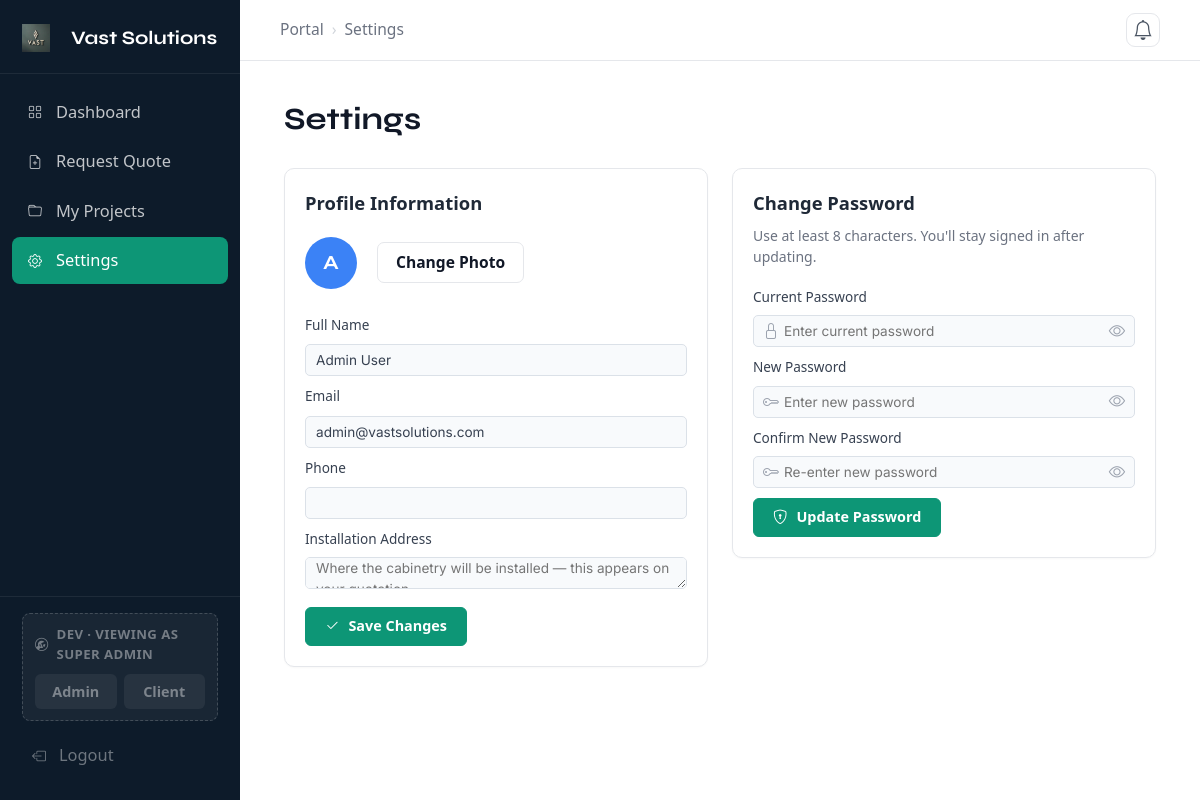
Page /user-dashboard/settings.php on the committed database.
### tables this page shows
CREATE TABLE `company_settings` (
  `id`               TINYINT UNSIGNED NOT NULL DEFAULT 1,
  `company_name`     VARCHAR(150) DEFAULT 'Vast Solutions',
  `tagline`          VARCHAR(255) DEFAULT NULL,
  `email`            VARCHAR(150) DEFAULT NULL,
  `contact_number`   VARCHAR(40)  DEFAULT NULL,
  `address`          VARCHAR(255) DEFAULT NULL,
  `logo_path`        VARCHAR(255) DEFAULT NULL,
  `web_email`        VARCHAR(150) DEFAULT NULL,
  `web_phone`        VARCHAR(40)  DEFAULT NULL,
  `web_location`     VARCHAR(255) DEFAULT NULL,
  `default_markup_pct`      DECIMAL(5,2) NOT NULL DEFAULT 15.00,
  `default_contingency_pct` DECIMAL(5,2) NOT NULL DEFAULT 5.00,
  `default_service_pct`     DECIMAL(5,2) NOT NULL DEFAULT 10.00,
  `default_protection_pct`  DECIMAL(5,2) NOT NULL DEFAULT 3.00,
  `updated_at`       DATETIME NOT NULL DEFAULT CURRENT_TIMESTAMP ON UPDATE CURRENT_TIMESTAMP,
  PRIMARY KEY (`id`),
  CONSTRAINT `chk_settings_singleton` CHECK (`id` = 1)
);

CREATE TABLE `users` (
  `id`            INT UNSIGNED NOT NULL AUTO_INCREMENT,
  `full_name`     VARCHAR(120) NOT NULL,
  `email`         VARCHAR(150) NOT NULL,
  `password_hash` VARCHAR(255) NOT NULL,
  `phone`         VARCHAR(40)  DEFAULT NULL,
  `location`      VARCHAR(150) DEFAULT NULL,
  `role`          ENUM('Super Admin','Admin','Staff','Client') NOT NULL DEFAULT 'Client',
  `status`        ENUM('Active','Inactive') NOT NULL DEFAULT 'Active',
  `email_verified` TINYINT(1) NOT NULL DEFAULT 0,   
  `verified_at`   DATETIME DEFAULT NULL,
  `avatar`        VARCHAR(255) DEFAULT NULL,
  `last_login`    DATETIME DEFAULT NULL,
  `is_archived`   TINYINT(1) NOT NULL DEFAULT 0,
  `archived_at`   DATETIME DEFAULT NULL,
  `archived_by`   INT UNSIGNED DEFAULT NULL,
  `archive_reason` VARCHAR(255) DEFAULT NULL,
  `created_at`    DATETIME NOT NULL DEFAULT CURRENT_TIMESTAMP,
  `updated_at`    DATETIME NOT NULL DEFAULT CURRENT_TIMESTAMP ON UPDATE CURRENT_TIMESTAMP,
  PRIMARY KEY (`id`),
  UNIQUE KEY `uq_users_email` (`email`),
  KEY `ix_users_role` (`role`),
  KEY `ix_users_archived` (`is_archived`),
  CONSTRAINT `fk_users_archived_by` FOREIGN KEY (`archived_by`)
    REFERENCES `users` (`id`) ON DELETE SET NULL
);

### includes/db.php (called while the page is built)
<?php
function db(): PDO
{
    static $pdo = null;
    if ($pdo instanceof PDO) {
        return $pdo;
    }
    $env = static function (string $primary, string $railway, string $default): string {
        foreach ([$primary, $railway] as $key) {
            $v = getenv($key);
            if ($v !== false && trim($v) !== '') return trim($v);
        }
        return $default;
    };
    $host = $env('DB_HOST', 'MYSQLHOST',     '127.0.0.1');
    $port = (int) $env('DB_PORT', 'MYSQLPORT', '3306');
    $name = $env('DB_NAME', 'MYSQLDATABASE', 'vast_solutions');
    $user = $env('DB_USER', 'MYSQLUSER',     'root');
    $pass = $env('DB_PASS', 'MYSQLPASSWORD', '');
    $dsn = "mysql:host={$host};port={$port};dbname={$name};charset=utf8mb4";
    $pdo = new PDO($dsn, $user, $pass, [
        PDO::ATTR_ERRMODE            => PDO::ERRMODE_EXCEPTION,
        PDO::ATTR_DEFAULT_FETCH_MODE => PDO::FETCH_ASSOC,
        PDO::ATTR_EMULATE_PREPARES   => false,
    ]);
    return $pdo;
}

### includes/helpers.php (called while the page is built, shortened)
<?php
require_once __DIR__ . '/db.php';
function ensure_company_branding(): array
{
    static $row = null;
    if ($row !== null) return $row;
    try {
        $col = db()->query("SHOW COLUMNS FROM company_settings LIKE 'tagline'")->fetch();
        $row = db()->query("SELECT * FROM company_settings WHERE id = 1")->fetch() ?: [];
    } catch (Throwable $e) {
        $row = [];
    }
    return $row;
}
function company_name(): string
{
    $n = trim((string) (ensure_company_branding()['company_name'] ?? ''));
    return $n !== '' ? $n : 'Vast Solutions';
}
function company_logo_url(): string
{
    $base = defined('BASE_URL') ? BASE_URL : '';
    $lp = trim((string) (ensure_company_branding()['logo_path'] ?? ''));
    return $base . '/style/assets/logo.jpg';
}

### user-dashboard/settings.php (the view, shortened to what this page needs)
<?php
require_once __DIR__ . '/../includes/helpers.php';
$active_page = 'settings';
$uid = current_user()['id'] ?? 0;
$user = ['full_name' => '', 'email' => '', 'phone' => '', 'avatar' => '', 'location' => ''];
$address = '';
if ($uid) {
    $stmt = db()->prepare("SELECT full_name, email, phone, avatar, location FROM users WHERE id = ?");
    $stmt->execute([$uid]);
    $row = $stmt->fetch();
    if ($row) $user = array_merge($user, $row);
    $c = db()->prepare("SELECT name, address FROM customers WHERE user_id = ? ORDER BY id LIMIT 1");
    $c->execute([$uid]);
    $cust = $c->fetch() ?: [];
    $address = (string) ($cust['address'] ?? '') ?: (string) ($user['location'] ?? '');
}
$initials  = strtoupper(mb_substr(trim($user['full_name']) ?: 'U', 0, 1));
$avatarUrl = $user['avatar'] ? (BASE_URL . '/' . $user['avatar']) : '';
$e = fn($v) => htmlspecialchars((string) $v, ENT_QUOTES);
?>
<!DOCTYPE html>
<html lang="en">
<head>
  <link rel="stylesheet" href="dashboard.css"/>
  <link href="https://cdn.jsdelivr.net/npm/bootstrap@5.3.3/dist/css/bootstrap.min.css" rel="stylesheet">
  <link rel="stylesheet" href="https://cdn.jsdelivr.net/npm/bootstrap-icons@1.11.3/font/bootstrap-icons.min.css">
</head>
<body>
<?php include 'sidebar.php'; ?>
<div class="main">
  <div class="topbar">
    <a href="dashboard.php">Portal</a>
    <span class="sep">›</span>
    <span>Settings</span>
    <?php include __DIR__ . '/../includes/notif_bell.php'; ?>
  </div>
  <div class="page-content">
    <h1 class="page-title">Settings</h1>
    <div class="settings-grid">
      <div class="settings-card">
        <div class="settings-card-title">Profile Information</div>
        <div class="avatar-wrap">
          <div class="avatar" id="avatarBox">
            <?php if ($avatarUrl): ?><img id="avatarImg" src="<?= $e($avatarUrl) ?>" alt="Profile photo"><?php else: ?><span id="avatarInitials"><?= $e($initials) ?></span><?php endif; ?>
          </div>
          <button class="btn-change-photo" type="button" id="changePhotoBtn">Change Photo</button>
        </div>
        <form id="profileForm">
          <div class="mb-2">
            <label class="settings-label">Full Name</label>
            <input type="text" name="full_name" id="pfName" class="settings-input" value="<?= $e($user['full_name']) ?>" required/>
          </div>
          <div class="mb-2">
            <label class="settings-label">Email</label>
            <input type="email" name="email" id="pfEmail" class="settings-input" value="<?= $e($user['email']) ?>" required/>
          </div>
          <div class="mb-2">
            <label class="settings-label">Phone</label>
            <input type="text" name="phone" id="pfPhone" class="settings-input" value="<?= $e($user['phone']) ?>"/>
          </div>
          <div class="mb-2">
            <label class="settings-label">Installation Address</label>
            <textarea name="address" id="pfAddress" class="settings-input" rows="2" placeholder="Where the cabinetry will be installed — this appears on your quotation."><?= $e($address) ?></textarea>
          </div>
          <button type="submit" class="settings-save-btn" id="profileSaveBtn">
            <i class="bi bi-check2"></i> <span>Save Changes</span>
          </button>
        </form>
      </div>
      <div class="settings-card">
        <div class="settings-card-title">Change Password</div>
        <p class="settings-card-sub">Use at least 8 characters. You'll stay signed in after updating.</p>
        <form id="pwForm">
          <div class="mb-2">
            <label class="settings-label">Current Password</label>
            <div class="settings-input-group">
              <input type="password" name="current_password" class="settings-input has-toggle" id="currentPassword" placeholder="Enter current password" required>
              <button type="button" class="settings-pw-toggle" data-target="currentPassword" aria-label="Show password"><i class="bi bi-eye"></i></button>
            </div>
          </div>
          <div class="mb-2">
            <label class="settings-label">New Password</label>
            <div class="settings-input-group">
              <input type="password" name="new_password" class="settings-input has-toggle" id="newPassword" placeholder="Enter new password" required minlength="8">
              <button type="button" class="settings-pw-toggle" data-target="newPassword" aria-label="Show password"><i class="bi bi-eye"></i></button>
            </div>
          </div>
          <div class="mb-2">
            <label class="settings-label">Confirm New Password</label>
            <div class="settings-input-group">
              <input type="password" name="confirm_password" class="settings-input has-toggle" id="confirmPassword" placeholder="Re-enter new password" required>
              <button type="button" class="settings-pw-toggle" data-target="confirmPassword" aria-label="Show password"><i class="bi bi-eye"></i></button>
            </div>
          </div>
          <button type="submit" class="settings-save-btn" id="pwSaveBtn">
            <i class="bi bi-shield-lock"></i> <span>Update Password</span>
          </button>
        </form>
      </div>
    </div>
  </div>
</div>
</body>
</html>

### user-dashboard/sidebar.php (shortened to what this page needs)
<aside class="sidebar">
  <a class="sidebar-brand" href="dashboard.php">
  <img src="<?= function_exists('company_logo_url') ? htmlspecialchars(company_logo_url()) : '../style/assets/logo.jpg' ?>" alt="Logo" style="width:28px; height:28px; object-fit:contain; margin-right:10px;">
  <?= function_exists('company_name') ? htmlspecialchars(company_name()) : 'Vast Solutions' ?>
</a>
  <nav class="sidebar-nav">
    <a href="dashboard.php" class="nav-item <?= $active_page === 'dashboard' ? 'active' : '' ?>">
      <i class="bi bi-grid"></i>
      Dashboard
    </a>
    <a href="request_quote.php" class="nav-item <?= $active_page === 'request_quote' ? 'active' : '' ?>">
      <i class="bi bi-file-earmark-plus"></i>
      Request Quote
    </a>
    <a href="my_projects.php" class="nav-item <?= $active_page === 'my_projects' ? 'active' : '' ?>">
      <i class="bi bi-folder"></i>
      My Projects
    </a>
    <a href="settings.php" class="nav-item <?= $active_page === 'settings' ? 'active' : '' ?>">
      <i class="bi bi-gear"></i>
      Settings
    </a>
  </nav>
  <div class="sidebar-footer">
    <?php if (defined('DEV_MODE') && DEV_MODE): ?>
    <div class="dev-switch">
      <div class="dev-switch-label">
        <i class="bi bi-wrench-adjustable-circle"></i>
        DEV · viewing as <?= htmlspecialchars($_SESSION['role'] ?? 'Client') ?>
      </div>
      <div class="dev-switch-btns">
        <a href="../admin/admin-dashboard.php?dev_user=admin"
           class="dev-switch-btn <?= (($_SESSION['dev_active'] ?? '') === 'admin') ? 'active' : '' ?>">Admin</a>
        <a href="dashboard.php?dev_user=client"
           class="dev-switch-btn <?= (($_SESSION['dev_active'] ?? 'client') === 'client') ? 'active' : '' ?>">Client</a>
      </div>
    </div>
    <?php endif; ?>
    <a href="<?= BASE_URL ?>/logout.php" class="logout-btn">
      <i class="bi bi-box-arrow-left"></i>
      Logout
    </a>
  </div>
</aside>

### user-dashboard/settings.php (style rules this page uses)
.avatar { overflow: hidden; }

### rows in the picture
company_settings: company_name "Vast Solutions"
users: full_name "A", full_name "Admin User", email "admin@vastsolutions.com"

### other values in the picture
$_SESSION['role'] "SUPER ADMIN"
